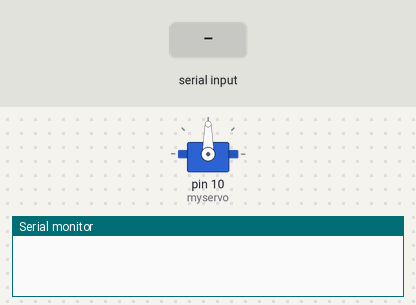
A sketch run on a simulated Arduino Uno, built with avr-gcc and run on an emulated ATmega328P. On the bench: servo, the last lines printed to the serial monitor. Inputs (shaded band) come from the test bench.

Above: at 1.2 s.
1.3 s: "1" received over the second serial link
At 2.5 s:
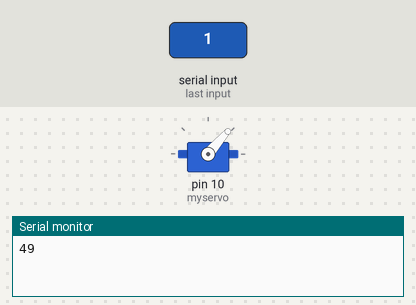
2.8 s: "0" received over the second serial link
At 3.6 s:
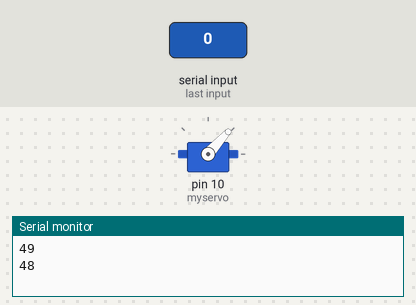
Timing chart, 0 to 5.8 s (numbered marks = the images above; inputs shaded):
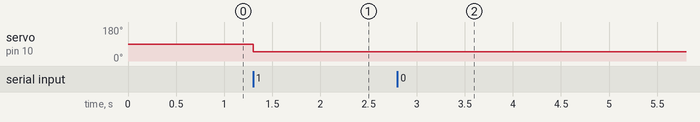

The sketch:

servos3.ino
```cpp
#include <SoftwareSerial.h>

#include <Servo.h>
Servo myservo;

int bluetoothTx = 10; // 10 pin
int bluetoothRx = 11; // 11 pin

SoftwareSerial bluetooth(bluetoothTx, bluetoothRx);

void setup()
{
  myservo.attach(9);
  myservo.attach(10);
  Serial.begin(9600);

  bluetooth.begin(9600);
}

void loop()
{
  if(bluetooth.available()> 0 )
  {
    int servopos = bluetooth.read();
    Serial.println(servopos);
    myservo.write(servopos);
  }


}
```

Measured:
- after the input at 1.3 s, servo on pin 10 (myservo): 90° → 49° at once
- after the input at 2.8 s, servo on pin 10 (myservo): 49° → 48° at once
